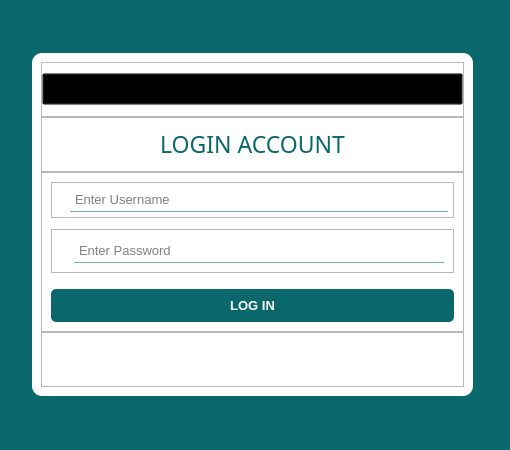
<?xml version="1.0" encoding="UTF-8"?>
<ui version="4.0">
 <class>Form</class>
 <widget class="QWidget" name="Form">
  <property name="geometry">
   <rect>
    <x>0</x>
    <y>0</y>
    <width>510</width>
    <height>450</height>
   </rect>
  </property>
  <property name="minimumSize">
   <size>
    <width>510</width>
    <height>450</height>
   </size>
  </property>
  <property name="windowTitle">
   <string>Form</string>
  </property>
  <property name="styleSheet">
   <string notr="true">#Form{
background-color:#0a676c
}

#loginwidget{
background-color: #fff;
border-radius: 10px;
box-shadow: 5px 5px 10px black;
}


#logo_frame QPushButton{
background-color: transparent;
}
#title_frame QPushButton{
text-align: center;
background-color: transparent;
border: none;
color: #0a676c;
}

#username_frame QLineEdit, #password_frame QLineEdit {
border: none;
padding: 3px;
border-bottom: 1px solid #74afad;
}

#login_btn_frame QPushButton {
border: none;
color: #fff;

}

#login_btn_frame {
background-color: #0a676c;
border-radius: 5px;
}
#login_btn_frame:hover {
background-color:#22767a;
}

#message_frame QLabel {
color: red;
padding-left: 5px
}

</string>
  </property>
  <layout class="QHBoxLayout" name="horizontalLayout">
   <property name="leftMargin">
    <number>7</number>
   </property>
   <item>
    <widget class="QWidget" name="loginwidget" native="true">
     <property name="sizePolicy">
      <sizepolicy hsizetype="Preferred" vsizetype="Preferred">
       <horstretch>0</horstretch>
       <verstretch>0</verstretch>
      </sizepolicy>
     </property>
     <property name="maximumSize">
      <size>
       <width>441</width>
       <height>343</height>
      </size>
     </property>
     <property name="styleSheet">
      <string notr="true"/>
     </property>
     <layout class="QVBoxLayout" name="verticalLayout_2">
      <property name="spacing">
       <number>0</number>
      </property>
      <item>
       <widget class="QFrame" name="logo_frame">
        <property name="frameShape">
         <enum>QFrame::StyledPanel</enum>
        </property>
        <property name="frameShadow">
         <enum>QFrame::Raised</enum>
        </property>
        <layout class="QHBoxLayout" name="horizontalLayout_7">
         <property name="spacing">
          <number>0</number>
         </property>
         <property name="leftMargin">
          <number>0</number>
         </property>
         <property name="topMargin">
          <number>0</number>
         </property>
         <property name="rightMargin">
          <number>0</number>
         </property>
         <property name="bottomMargin">
          <number>0</number>
         </property>
         <item>
          <widget class="QPushButton" name="logo">
           <property name="enabled">
            <bool>true</bool>
           </property>
           <property name="font">
            <font>
             <family>Impact</family>
             <pointsize>13</pointsize>
             <bold>false</bold>
            </font>
           </property>
           <property name="text">
            <string/>
           </property>
           <property name="icon">
            <iconset resource="Icons/rescources1.qrc">
             <normaloff>:/icons/logo.png</normaloff>:/icons/logo.png</iconset>
           </property>
           <property name="iconSize">
            <size>
             <width>70</width>
             <height>30</height>
            </size>
           </property>
          </widget>
         </item>
        </layout>
       </widget>
      </item>
      <item>
       <widget class="QFrame" name="title_frame">
        <property name="frameShape">
         <enum>QFrame::StyledPanel</enum>
        </property>
        <property name="frameShadow">
         <enum>QFrame::Raised</enum>
        </property>
        <layout class="QHBoxLayout" name="horizontalLayout_6">
         <property name="spacing">
          <number>0</number>
         </property>
         <property name="leftMargin">
          <number>0</number>
         </property>
         <property name="topMargin">
          <number>0</number>
         </property>
         <property name="rightMargin">
          <number>0</number>
         </property>
         <property name="bottomMargin">
          <number>0</number>
         </property>
         <item>
          <widget class="QPushButton" name="pushButton">
           <property name="enabled">
            <bool>false</bool>
           </property>
           <property name="font">
            <font>
             <family>Impact</family>
             <pointsize>17</pointsize>
             <bold>false</bold>
            </font>
           </property>
           <property name="text">
            <string>LOGIN ACCOUNT</string>
           </property>
          </widget>
         </item>
        </layout>
       </widget>
      </item>
      <item>
       <widget class="QFrame" name="loginframe_user">
        <property name="frameShape">
         <enum>QFrame::StyledPanel</enum>
        </property>
        <property name="frameShadow">
         <enum>QFrame::Raised</enum>
        </property>
        <layout class="QVBoxLayout" name="verticalLayout">
         <item>
          <widget class="QFrame" name="username_frame">
           <property name="font">
            <font>
             <pointsize>10</pointsize>
            </font>
           </property>
           <property name="frameShape">
            <enum>QFrame::StyledPanel</enum>
           </property>
           <property name="frameShadow">
            <enum>QFrame::Raised</enum>
           </property>
           <layout class="QHBoxLayout" name="horizontalLayout_2">
            <property name="spacing">
             <number>6</number>
            </property>
            <property name="leftMargin">
             <number>5</number>
            </property>
            <property name="topMargin">
             <number>5</number>
            </property>
            <property name="rightMargin">
             <number>5</number>
            </property>
            <property name="bottomMargin">
             <number>5</number>
            </property>
            <item>
             <widget class="QLabel" name="label">
              <property name="maximumSize">
               <size>
                <width>20</width>
                <height>20</height>
               </size>
              </property>
              <property name="text">
               <string/>
              </property>
              <property name="pixmap">
               <pixmap resource="Icons/rescources1.qrc">:/icons/user.svg</pixmap>
              </property>
              <property name="scaledContents">
               <bool>true</bool>
              </property>
             </widget>
            </item>
            <item>
             <widget class="QLineEdit" name="lineEdit_username">
              <property name="font">
               <font>
                <pointsize>10</pointsize>
               </font>
              </property>
              <property name="placeholderText">
               <string>Enter Username</string>
              </property>
             </widget>
            </item>
           </layout>
          </widget>
         </item>
         <item>
          <spacer name="verticalSpacer_4">
           <property name="orientation">
            <enum>Qt::Vertical</enum>
           </property>
           <property name="sizeType">
            <enum>QSizePolicy::Preferred</enum>
           </property>
           <property name="sizeHint" stdset="0">
            <size>
             <width>20</width>
             <height>5</height>
            </size>
           </property>
          </spacer>
         </item>
         <item>
          <widget class="QFrame" name="password_frame">
           <property name="frameShape">
            <enum>QFrame::StyledPanel</enum>
           </property>
           <property name="frameShadow">
            <enum>QFrame::Raised</enum>
           </property>
           <layout class="QHBoxLayout" name="horizontalLayout_3">
            <item>
             <widget class="QLabel" name="label_2">
              <property name="minimumSize">
               <size>
                <width>0</width>
                <height>0</height>
               </size>
              </property>
              <property name="maximumSize">
               <size>
                <width>20</width>
                <height>20</height>
               </size>
              </property>
              <property name="text">
               <string/>
              </property>
              <property name="pixmap">
               <pixmap resource="Icons/rescources1.qrc">:/icons/lock.svg</pixmap>
              </property>
              <property name="scaledContents">
               <bool>true</bool>
              </property>
             </widget>
            </item>
            <item>
             <widget class="QLineEdit" name="lineEdit_password">
              <property name="font">
               <font>
                <pointsize>10</pointsize>
               </font>
              </property>
              <property name="echoMode">
               <enum>QLineEdit::Password</enum>
              </property>
              <property name="placeholderText">
               <string>Enter Password</string>
              </property>
             </widget>
            </item>
           </layout>
          </widget>
         </item>
         <item>
          <spacer name="verticalSpacer_3">
           <property name="orientation">
            <enum>Qt::Vertical</enum>
           </property>
           <property name="sizeType">
            <enum>QSizePolicy::Preferred</enum>
           </property>
           <property name="sizeHint" stdset="0">
            <size>
             <width>20</width>
             <height>10</height>
            </size>
           </property>
          </spacer>
         </item>
         <item>
          <widget class="QFrame" name="login_btn_frame">
           <property name="frameShape">
            <enum>QFrame::StyledPanel</enum>
           </property>
           <property name="frameShadow">
            <enum>QFrame::Raised</enum>
           </property>
           <layout class="QHBoxLayout" name="horizontalLayout_4">
            <item>
             <widget class="QPushButton" name="login_btn">
              <property name="font">
               <font>
                <pointsize>10</pointsize>
                <bold>true</bold>
               </font>
              </property>
              <property name="cursor">
               <cursorShape>PointingHandCursor</cursorShape>
              </property>
              <property name="text">
               <string>LOG IN</string>
              </property>
              <property name="icon">
               <iconset resource="Icons/rescources1.qrc">
                <normaloff>:/icons/log-in (1).svg</normaloff>:/icons/log-in (1).svg</iconset>
              </property>
             </widget>
            </item>
           </layout>
          </widget>
         </item>
        </layout>
       </widget>
      </item>
      <item>
       <widget class="QFrame" name="message_frame">
        <property name="frameShape">
         <enum>QFrame::StyledPanel</enum>
        </property>
        <property name="frameShadow">
         <enum>QFrame::Raised</enum>
        </property>
        <layout class="QHBoxLayout" name="horizontalLayout_5">
         <item>
          <widget class="QLabel" name="label_message">
           <property name="text">
            <string/>
           </property>
          </widget>
         </item>
        </layout>
       </widget>
      </item>
     </layout>
    </widget>
   </item>
  </layout>
 </widget>
 <resources>
  <include location="Icons/rescources1.qrc"/>
 </resources>
 <connections/>
</ui>
